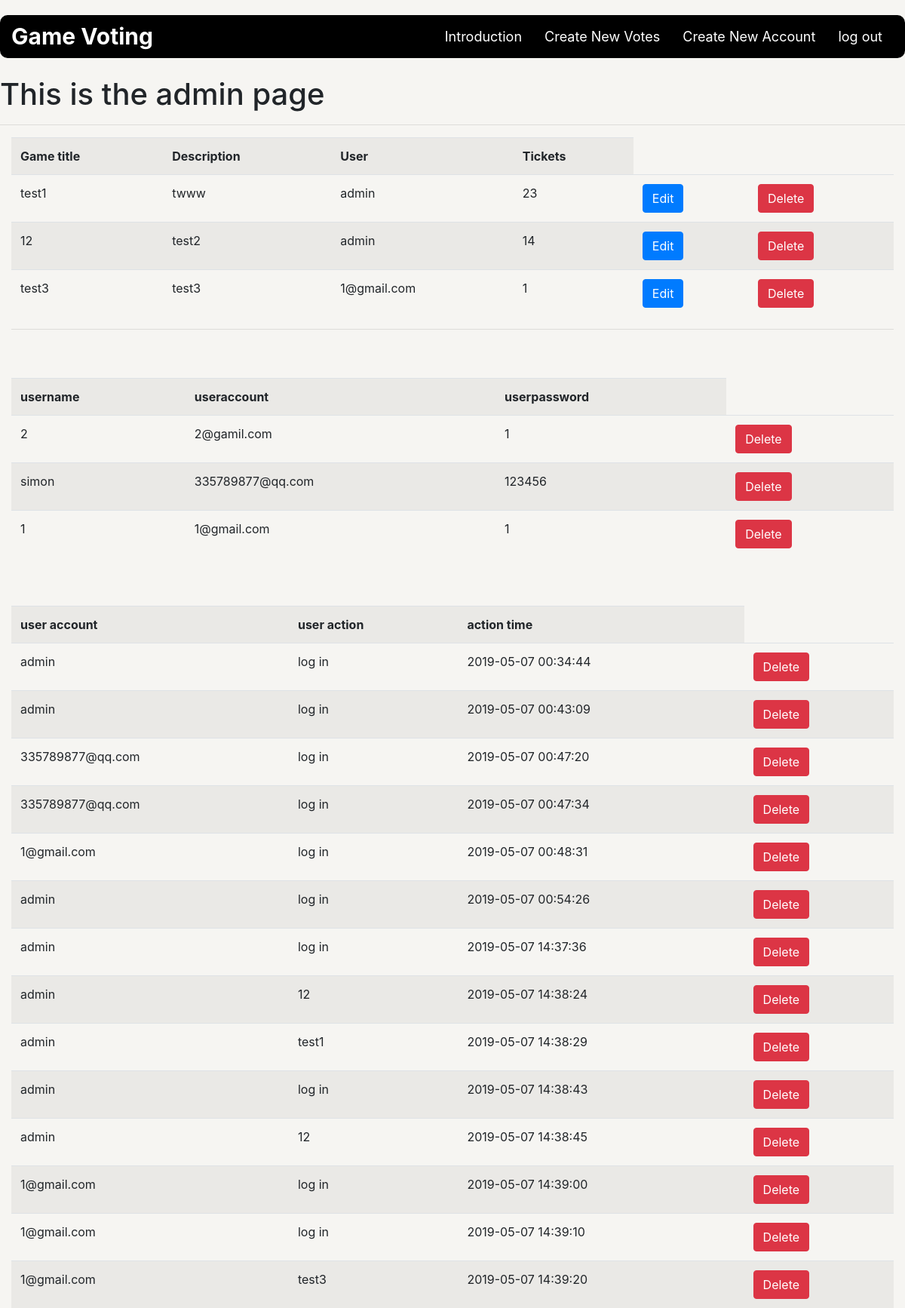
/admin (signed in), run on the app's committed database.
### project/database.py (models this page shows, shortened)
class game_info(db.Model):
    id = db.Column(db.Integer, primary_key=True)
    game_name = db.Column(db.String(45), unique=True, nullable=False)
    game_description = db.Column(db.String(45), unique=False, nullable=False)
    user = db.Column(db.String(45), unique=False, nullable=False)
    Tickets = db.Column(db.Integer, unique=False, nullable=False)

class user_info(db.Model):
    id = db.Column(db.Integer, primary_key=True)
    user_account = db.Column(db.String(45), unique=True, nullable=False)
    user_password = db.Column(db.String(45), unique=False, nullable=False)
    user_name = db.Column(db.String(45), unique=True, nullable=False)

class log(db.Model):
    id = db.Column(db.Integer, primary_key=True)
    user_account = db.Column(db.String(45), unique=False, nullable=False)
    game_name = db.Column(db.String(45), unique=False, nullable=False)
    time = db.Column(db.String(45), unique=False, nullable=False)

### project/routes.py (the view)
@app.route('/admin')
@admin_logged_in
def admin():
    data = game_info.query.all()
    data1 = user_info.query.all()
    data2 = log.query.all()
    if len(data) > 0 and len(data1) >0 and len(data2) > 0:
        return render_template('admin.html', topics=data, account=data1, loog=data2)
    elif len(data) > 0 and len(data1) <= 0 and len(data2) <=0:
        return render_template('admin.html', topics=data)
    elif len(data) <= 0 and len(data2)<=0 and len(data1) > 0:
        return render_template('admin.html', account=data1)
    elif len(data) <= 0 and len(data1) <= 0 and len(data2) >0:
        return render_template('admin.html', loog=data2)
    elif len(data) > 0 and len(data1) > 0 and len(data2) <= 0:
        return render_template('admin.html', topics=data, account=data1)
    elif len(data) > 0 and len(data1) <= 0 and len(data2) > 0:
        return render_template('admin.html', topics=data, loog=data2)
    elif len(data) <= 0 and len(data1) > 0 and len(data2) > 0:
        return render_template('admin.html', account=data1, loog=data2)
    else:
        return render_template('admin.html')

### project/routes.py (called while the page is built)
def admin_logged_in(f):
    @wraps(f)
    def wrap(*args, **kwargs):
        if 'admin_log_in' in session:
            return f(*args, **kwargs)
        else:
            flash('Please log in as administrator first', 'danger')
            return redirect(url_for('log_in'))
    return wrap

### project/templates/admin.html (shortened to what this page needs)
<!DOCTYPE html>
<html lang="en">
<head>
    <link rel="stylesheet" href="https://stackpath.bootstrapcdn.com/bootstrap/4.3.1/css/bootstrap.min.css">
    <link rel="stylesheet" href="/static/style/index.css">
</head>
<body>
    <nav class="navbar navbar-expand-md navbar-light bg-light sticky-top id=all_container padding">
        <div class="container-fluid" >
            <a class="navbar-brand" href="/">Game Voting</a>
            <div class="collapse navbar-collapse" id="navbarResponsive">
                <ul class="navbar-nav ml-auto">
                    <li class="nav-item">
                        <a class="nav-link" href="/intro">Introduction</a>
                    </li>
                    {% if session.admin_log_in %}
                        <li class="nav-item">
                            <a href="/New_vote" class="nav-link">Create New Votes</a>
                        </li>
                        <li class="nav-item">
                            <a href="/sign-up" class="nav-link">Create New Account</a>
                        </li>
                        <li class="nav-item">
                            <a href="/log-out" class="nav-link">log out</a>
                        </li>
                    {% endif %}
                </ul>
            </div>
        </div>
    </nav>
    <br>
    <h1>This is the admin page</h1>
    <hr>
    <div class="container-fluid">
        <table class="table table-striped">
        <tr>
            <th>Game title</th>
            <th>Description</th>
            <th>User</th>
            <th>Tickets</th>
        </tr>
        {% for topics in topics %}
            <tr>
                <td>{{ topics.game_name }}</td>
                <td>{{ topics.game_description }}</td>
                <td>{{ topics.user }}</td>
                <td>{{ topics.Tickets }}</td>
                <td>
                    <form>
                        <input type="button" class="btn btn-primary edit_button" name ="{{ topics.game_name }}" value="Edit">
                    </form>
                </td>
                <td>
                    <form action="{{ url_for('delete_topics', name=topics.game_name) }}" method="post">
                        <input type="submit" value="Delete" class="btn btn-danger">
                    </form>
                </td>
            </tr>
        {% endfor %}
    </table >
    <hr>
    </div>
    <br>
    <br>
   <div class="container-fluid">
        <table class="table table-striped">
        <tr>
            <th>username</th>
            <th>useraccount</th>
            <th>userpassword</th>
        </tr>
        {% for user in account %}
            <tr>
                <td>{{ user.user_name}}</td>
                <td>{{ user.user_account }}</td>
                <td>{{ user.user_password }}</td>
                <td>
                    <form action="{{ url_for('delete_users', usraccount=user.user_account) }}" method="post">
                        <input type="submit" value="Delete" class="btn btn-danger">
                    </form>
                </td>
            </tr>
        {% endfor %}
    </table >
   </div>
    <br>
    <br>
   <div class="container-fluid">
        <table class="table table-striped">
        <tr>
            <th>user account</th>
            <th>user action</th>
            <th>action time</th>
        </tr>
        {% for looog in loog %}
            <tr>
                <td>{{ looog.user_account }}</td>
                <td>{{ looog.game_name }}</td>
                <td>{{ looog.time }}</td>
                <td>
                    <form action="{{ url_for('delete_logs', log_array=looog.user_account+","+looog.game_name+","+looog.time)}}" method="post">
                        <input type="submit" value="Delete" class="btn btn-danger">
                    </form>
                </td>
            </tr>
        {% endfor %}
    </table >
   </div>
</body>
</html>

### project/static/style/index.css (style rules this page uses)
html, body { width: 100%; height: 100%; background-color: #f6f5f2; }
.navbar { background-color: black !important; padding: 0; margin-top: 20px; border-radius: 10px; }
.navbar-light .navbar-brand { font-size: 30px; font-weight: bold; color: white; }
.navbar-light .navbar-nav .nav-link { text-align: center; text-decoration: none; color: white; border-radius: 4px; font-size: 18px; padding: 15px; }

### data on the page
game_info: game_name "test1", game_description "twww", user "admin", Tickets "23"
game_info: game_name "12", game_description "test2", user "admin", Tickets "14"
game_info: game_name "test3", game_description "test3", user "1@gmail.com", Tickets "1"
user_info: user_name "2", user_account "2@gamil.com", user_password "1"
user_info: user_name "simon", user_account "335789877@qq.com", user_password "123456"
user_info: user_name "1", user_account "1@gmail.com", user_password "1"
log: user_account "admin", game_name "log in", time "2019-05-07 00:34:44"
log: user_account "admin", game_name "log in", time "2019-05-07 00:43:09"
log: user_account "335789877@qq.com", game_name "log in", time "2019-05-07 00:47:20"
log: user_account "335789877@qq.com", game_name "log in", time "2019-05-07 00:47:34"
log: user_account "1@gmail.com", game_name "log in", time "2019-05-07 00:48:31"
log: user_account "admin", game_name "log in", time "2019-05-07 00:54:26"
log: user_account "admin", game_name "log in", time "2019-05-07 14:37:36"
log: user_account "admin", game_name "12", time "2019-05-07 14:38:24"
log: user_account "admin", game_name "test1", time "2019-05-07 14:38:29"
log: user_account "admin", game_name "log in", time "2019-05-07 14:38:43"
log: user_account "admin", game_name "12", time "2019-05-07 14:38:45"
log: user_account "1@gmail.com", game_name "log in", time "2019-05-07 14:39:00"
log: user_account "1@gmail.com", game_name "log in", time "2019-05-07 14:39:10"
log: user_account "1@gmail.com", game_name "test3", time "2019-05-07 14:39:20"
